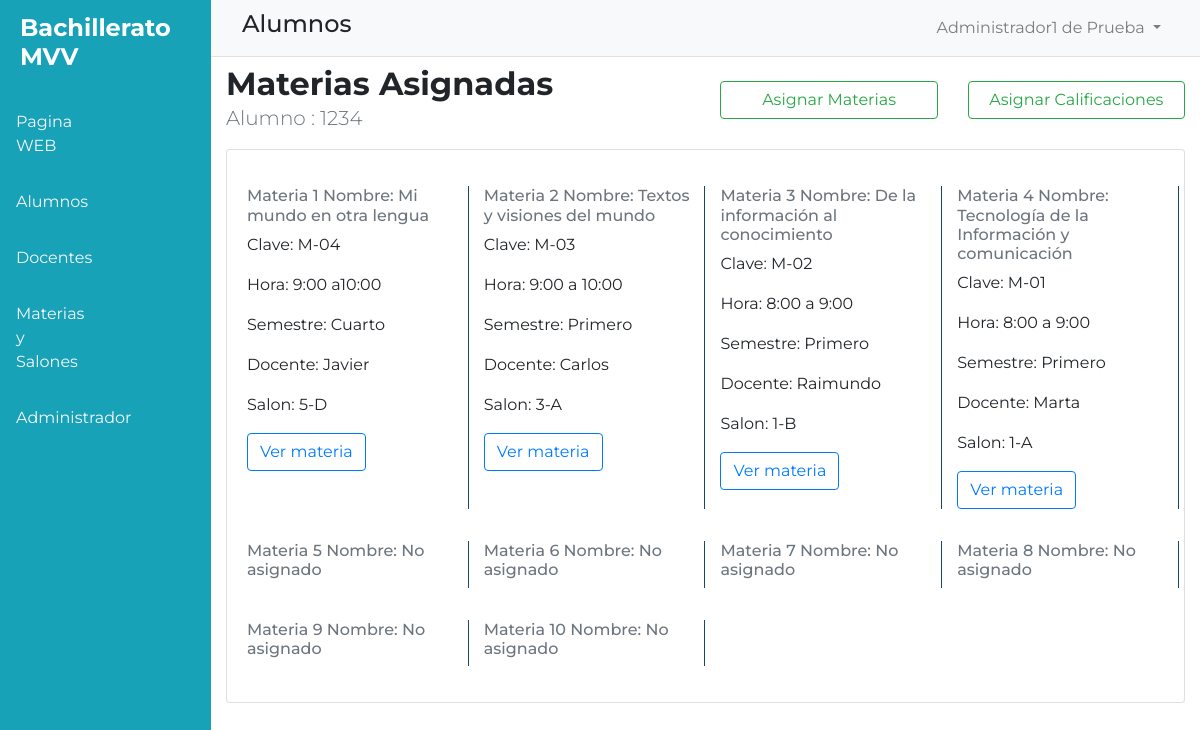
Page /ver-horario-alumno-admin.php?matricula=1234 (signed in) on the committed database.
### tables this page shows
CREATE TABLE `horario` (
  `matricula` varchar(45) NOT NULL,
  `materia1` varchar(45) DEFAULT NULL,
  `materia2` varchar(45) DEFAULT NULL,
  `materia3` varchar(45) DEFAULT NULL,
  `materia4` varchar(45) DEFAULT NULL,
  `materia5` varchar(45) DEFAULT NULL,
  `materia6` varchar(45) DEFAULT NULL,
  `materia7` varchar(45) DEFAULT NULL,
  `materia8` varchar(45) DEFAULT NULL,
  `materia9` varchar(45) DEFAULT NULL,
  `materia10` varchar(45) DEFAULT NULL
);

CREATE TABLE `materias` (
  `clave` varchar(45) NOT NULL,
  `nombre` varchar(45) DEFAULT NULL,
  `hora` varchar(45) DEFAULT NULL,
  `semestre` varchar(45) NOT NULL,
  `docente` varchar(45) DEFAULT NULL,
  `salon` varchar(45) DEFAULT NULL
);

### ver-horario-alumno-admin.php (the view, shortened to what this page needs)
<?php include "TEMPLETES/dashboard-admin.php";
$matricula =$_GET['matricula'];
?>
      <div class="w-100">
        <nav class="navbar navbar-expand-lg navbar-light bg-light border-bottom">
          <div class="container">
          <h4>Alumnos</h4>
          <div class="collapse navbar-collapse" id="navbarSupportedContent">
            <ul class="navbar-nav ml-auto">
              <li class="nav-item dropdown ml-4">
                <a class="nav-link dropdown-toggle" href="#" id="navbarDropdown" role="button" data-toggle="dropdown" aria-haspopup="true" aria-expanded="false">
                <?php
                  echo $_SESSION["nombre"] ," ", $_SESSION["apellidop"]," ", $_SESSION["apellidom"];
                ?>
                </a>
              </li>
            </ul>
          </div>
          </div>
        </nav>
        <div id="content">
            <section>
            <div class="container mt-2">
              <div class="row">
                <div class="col-lg-6">
                  <h2 class="font-weight-bold mb-0">Materias Asignadas</h2>
                  <p class="lead text-muted">Alumno : <?=$matricula?></p>
                </div>
                <div class="col-lg-3 mt-3">
                  <a href="./editar-horario.php?matricula=<?= $matricula?>"><button class="btn btn-outline-success w-100 aling-self-center">Asignar Materias</button></a>
                </div>
                <div class="col-lg-3 mt-3">
                  <a href="./asignar-calificacion.php?matricula=<?= $matricula?>"><button class="btn btn-outline-success w-100 aling-self-center">Asignar Calificaciones</button></a>
                </div>
              </div>
            </div>
          </section>
          <section>
            <div class="container">
              <div class="card">
                <div class="card-body">
                  <div class="row">
                    <?php
                      include "CONF/conexion.php";
                      $sql=$conexion->query("SELECT * FROM horario WHERE matricula='$matricula'");
                      while($datos = $sql->fetch_object()){
                        $materia1= $datos->materia1;
                        $materia2= $datos->materia2;
                        $materia3= $datos->materia3;
                        $materia4= $datos->materia4;
                        $materia5= $datos->materia5;
                        $materia6= $datos->materia6;
                        $materia7= $datos->materia7;
                        $materia8= $datos->materia8;
                        $materia9= $datos->materia9;
                        $materia10= $datos->materia10; }?>
                      <div class="col-lg-3 stat my-3">
                        <h6 class="text-muted">Materia 1 Nombre: <?= $materia1 ?></h6>
                        <?php $sql=$conexion->query("SELECT * FROM materias WHERE nombre='$materia1'");
                        while($datos = $sql->fetch_object()){ ?>
                         <p>Clave: <?= $datos->clave ?></p>
                         <p>Hora: <?= $datos->hora ?></p>
                         <p>Semestre: <?= $datos->semestre ?></p>
                         <p>Docente: <?= $datos->docente ?></p>
                         <p>Salon: <?= $datos->salon ?></p>
                         <a href="./editar-materia.php?clave=<?=$datos->clave ?>"><button class="btn btn-outline-primary">Ver materia</button></a>
                         <?php } ?>
                      </div>
                      <div class="col-lg-3 stat my-3">
                        <h6 class="text-muted">Materia 2 Nombre: <?= $materia2 ?></h6>
                        <?php $sql=$conexion->query("SELECT * FROM materias WHERE nombre='$materia2'");
                        while($datos = $sql->fetch_object()){ ?>
                         <p>Clave: <?= $datos->clave ?></p>
                         <p>Hora: <?= $datos->hora ?></p>
                         <p>Semestre: <?= $datos->semestre ?></p>
                         <p>Docente: <?= $datos->docente ?></p>
                         <p>Salon: <?= $datos->salon ?></p>
                         <a href="./editar-materia.php?clave=<?=$datos->clave ?>"><button class="btn btn-outline-primary">Ver materia</button></a>
                         <?php } ?>
                      </div>
                      <div class="col-lg-3 stat my-3">
                        <h6 class="text-muted">Materia 3 Nombre: <?= $materia3 ?></h6>
                        <?php $sql=$conexion->query("SELECT * FROM materias WHERE nombre='$materia3'");
                        while($datos = $sql->fetch_object()){ ?>
                         <p>Clave: <?= $datos->clave ?></p>
                         <p>Hora: <?= $datos->hora ?></p>
                         <p>Semestre: <?= $datos->semestre ?></p>
                         <p>Docente: <?= $datos->docente ?></p>
                         <p>Salon: <?= $datos->salon ?></p>
                         <a href="./editar-materia.php?clave=<?=$datos->clave ?>"><button class="btn btn-outline-primary">Ver materia</button></a>
                         <?php } ?>
                      </div>
                      <div class="col-lg-3 stat my-3">
                        <h6 class="text-muted">Materia 4 Nombre: <?= $materia4 ?></h6>
                        <?php $sql=$conexion->query("SELECT * FROM materias WHERE nombre='$materia4'");
                        while($datos = $sql->fetch_object()){ ?>
                         <p>Clave: <?= $datos->clave ?></p>
                         <p>Hora: <?= $datos->hora ?></p>
                         <p>Semestre: <?= $datos->semestre ?></p>
                         <p>Docente: <?= $datos->docente ?></p>
                         <p>Salon: <?= $datos->salon ?></p>
                         <a href="./editar-materia.php?clave=<?=$datos->clave ?>"><button class="btn btn-outline-primary">Ver materia</button></a>
                         <?php } ?>
                      </div>
                      <div class="col-lg-3 stat my-3">
                        <h6 class="text-muted">Materia 5 Nombre: <?= $materia5 ?></h6>
                      </div>
                      <div class="col-lg-3 stat my-3">
                        <h6 class="text-muted">Materia 6 Nombre: <?= $materia6 ?></h6>
                      </div>
                      <div class="col-lg-3 stat my-3">
                        <h6 class="text-muted">Materia 7 Nombre: <?= $materia7 ?></h6>
                      </div>
                      <div class="col-lg-3 stat my-3">
                        <h6 class="text-muted">Materia 8 Nombre: <?= $materia8 ?></h6>
                      </div>
                      <div class="col-lg-3 stat my-3">
                        <h6 class="text-muted">Materia 9 Nombre: <?= $materia9 ?></h6>
                      </div>
                      <div class="col-lg-3 stat my-3">
                        <h6 class="text-muted">Materia 10 Nombre: <?= $materia10 ?></h6>
                      </div>
                  </div>
                </div>
              </div>
            </div>
          </section>
        </div>
      </div>
<?php include "TEMPLETES/pie-dashboard-admin.php";?>

### CSS/estilo-portal-admin.css (style rules this page uses)
:root { --color1: #F8F1F1; --color2: #11698E; --color3: #19456B; --color4: #7B113A; --color5: black; }
body { font-family: 'Montserrat','Roboto',sans-serif !important; overflow: hidden; }
#content { overflow-y: auto; height: 100vh; padding-bottom: 5rem; }
.stat { border-right: 1px solid var(--color3) ; }

### rows in the picture
horario: materia1 "Mi mundo en otra lengua", materia2 "Textos y visiones del mundo", materia3 "De la información al conocimiento", materia4 "Tecnología de la Información y comunicación", materia5 "No asignado", materia6 "No asignado", materia7 "No asignado", materia8 "No asignado", materia9 "No asignado", materia10 "No asignado"
materias: clave "M-04", hora "9:00 a10:00", semestre "Cuarto", docente "Javier", salon "5-D"
materias: clave "M-03", hora "9:00 a 10:00", semestre "Primero", docente "Carlos", salon "3-A"
materias: clave "M-02", hora "8:00 a 9:00", semestre "Primero", docente "Raimundo", salon "1-B"
materias: clave "M-01", hora "8:00 a 9:00", semestre "Primero", docente "Marta", salon "1-A"

### other values in the picture
$_SESSION["nombre"] "Administrador1"
$_SESSION["apellidop"] "de"
$_SESSION["apellidom"] "Prueba"
$matricula "1234"
